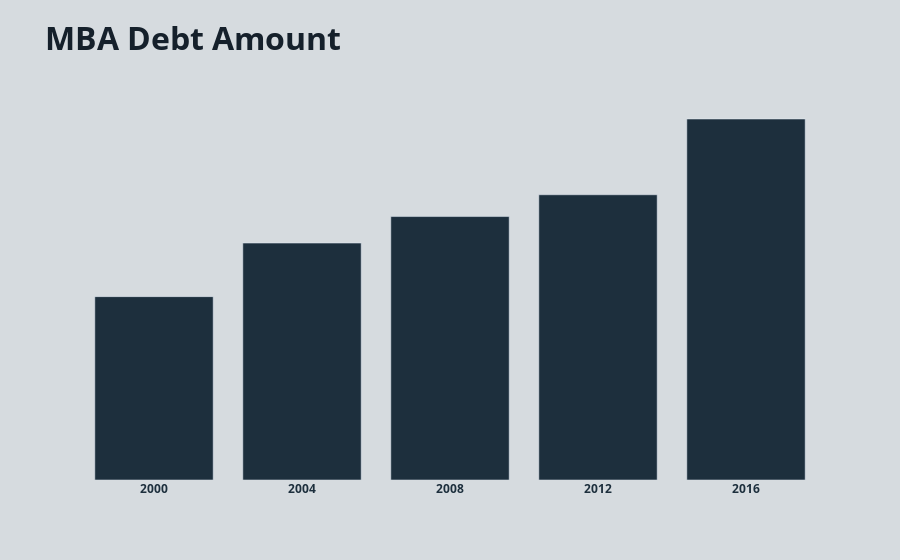

Notebook code for this chart:
### Markdown cell above
# MBA

### Code cell
years = ['<b>2000<b>','<b>2004<b>', '<b>2008<b>','<b>2012<b>', '<b>2016<b>']
debt =['$33,060', '$33,060', '$33,060', '$33,060', '$33,060']

fig = go.Figure([go.Bar(x = years, y=[33060, 42720, 47500, 51430, 65090])])

# Customize aspect
fig.update_traces(marker_color='#1d2f3d', opacity=1, hovertemplate = '%{y:$,}<extra></extra>', showlegend = False)
fig.update_layout(
    title_text='<b>MBA Debt Amount<b>', 
    title_font_family = "Open Sans",
    title_font_color =  "#15202b",
    title_font_size = 32,
)

fig.update_layout(
    
    # title of each bar
    font_family = "Open Sans",
    font_color = "#1d2f3d",
    font_size = 12,
    
    hoverlabel=dict(
        bgcolor = "white",
        font_size = 18,
        font_color = "#1d2f3d",
        font_family = "Open Sans"
    ),
    plot_bgcolor = '#d6dbdf',
    paper_bgcolor = '#d6dbdf'
)

fig.update_xaxes(
    showgrid=False)

fig.update_yaxes(
    visible=False)

fig.show()

### Figure 1 — Plotly figure (JSON) as saved in the notebook; plotly's stock layout.template omitted (floating-point values rounded to 4 significant figures)
{"data": [{"hovertemplate": "%{y:$,}<extra></extra>", "marker": {"color": "#1d2f3d"}, "opacity": 1, "showlegend": false, "type": "bar", "x": ["<b>2000<b>", "<b>2004<b>", "<b>2008<b>", "<b>2012<b>", "<b>2016<b>"], "y": [33060, 42720, 47500, 51430, 65090]}], "layout": {"font": {"color": "#1d2f3d", "family": "Open Sans", "size": 12}, "hoverlabel": {"bgcolor": "white", "font": {"color": "#1d2f3d", "family": "Open Sans", "size": 18}}, "paper_bgcolor": "#d6dbdf", "plot_bgcolor": "#d6dbdf", "title": {"font": {"color": "#15202b", "family": "Open Sans", "size": 32}, "text": "<b>MBA Debt Amount<b>"}, "xaxis": {"showgrid": false}, "yaxis": {"visible": false}}}
